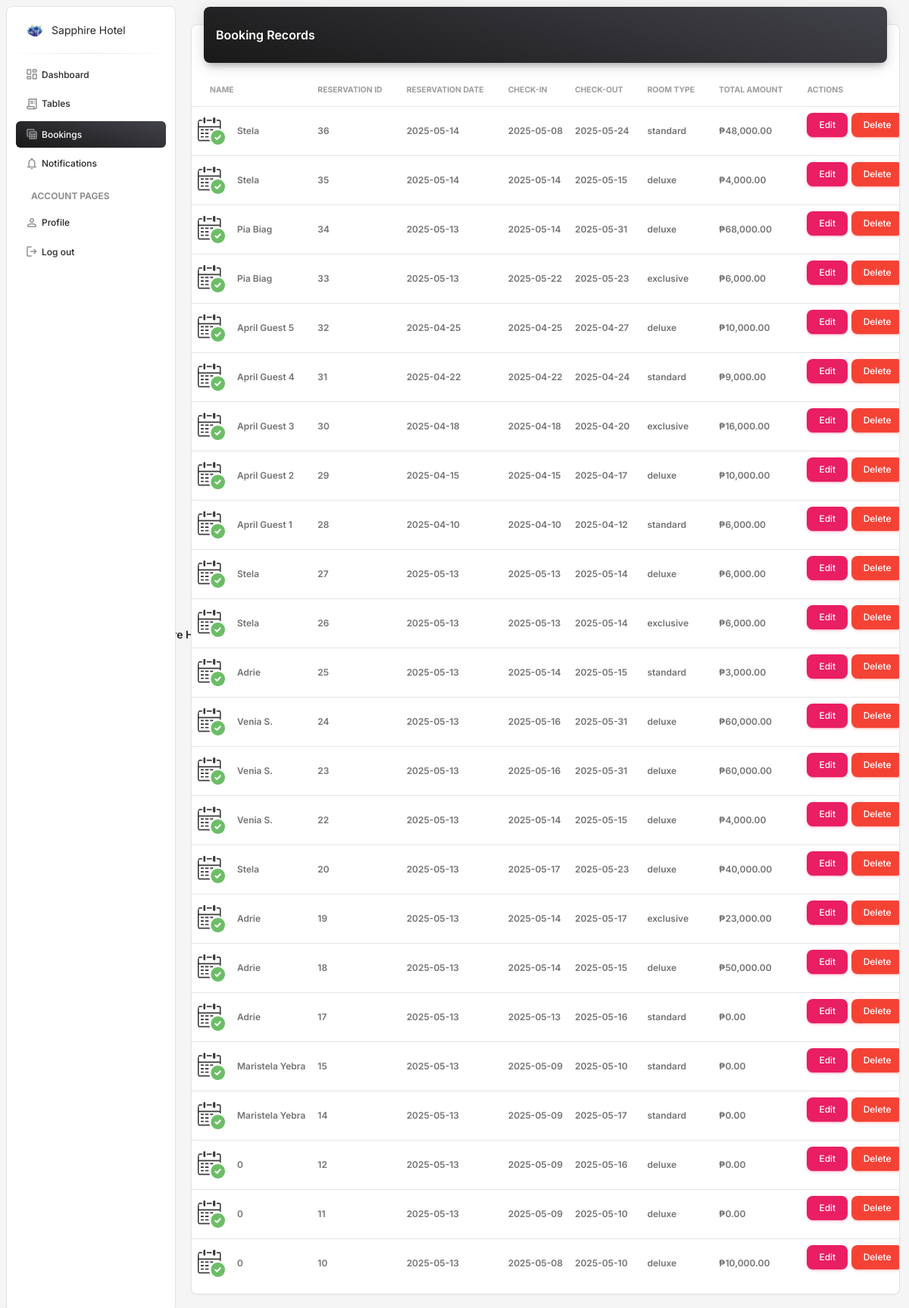
The page /frontend/material-dashboard-master/pages/bookings.php (signed in) on the database its author committed.
### tables this page shows
CREATE TABLE `booking` (
  `full_name` varchar(100) NOT NULL,
  `booking_id` int(11) NOT NULL,
  `user_id` int(11) DEFAULT NULL,
  `check_in` date DEFAULT NULL,
  `check_out` date DEFAULT NULL,
  `status` varchar(20) DEFAULT NULL,
  `guest_num` int(5) NOT NULL,
  `room_type` varchar(50) NOT NULL,
  `room_rate` decimal(10,0) NOT NULL,
  `total_price` decimal(10,0) NOT NULL,
  `reservation_date` date NOT NULL DEFAULT curdate()
);

### frontend/material-dashboard-master/pages/bookings.php (the view, shortened to what this page needs)
<?php
$host = "localhost";
$user = "root";
$password = "";
$dbname = "sapphire_hotel";
$conn = new mysqli($host, $user, $password, $dbname);
$sql = "SELECT full_name, booking_id, reservation_date, check_in, check_out, room_type, total_price
        FROM booking
        ORDER BY booking_id DESC";
$result = $conn->query($sql);
?>
<!DOCTYPE html>
<html lang="en">
<head>
  <link href="../assets/css/nucleo-icons.css" rel="stylesheet" />
  <link href="../assets/css/nucleo-svg.css" rel="stylesheet" />
  <link href="../assets/css/material-dashboard.css?v=3.2.0" rel="stylesheet" id="pagestyle" />
</head>
<body class="g-sidenav-show bg-gray-100">
  <aside class="sidenav navbar navbar-vertical navbar-expand-xs border-radius-lg fixed-start ms-2 bg-white my-2" id="sidenav-main">
    <div class="sidenav-header">
      <a class="navbar-brand px-4 py-3 m-0" href="#">
        <img src="../assets/img/logos/sh icon.png" class="navbar-brand-img" width="26" height="26" alt="main_logo" />
        <span class="ms-1 text-sm text-dark">Sapphire Hotel</span>
      </a>
    </div>
    <hr class="horizontal dark mt-0 mb-2" />
    <div class="collapse navbar-collapse w-auto" id="sidenav-collapse-main">
      <ul class="navbar-nav">
        <li class="nav-item">
          <a class="nav-link text-dark" href="../pages/dashboard.php">
            <i class="material-symbols-rounded opacity-5">dashboard</i>
            <span class="nav-link-text ms-1">Dashboard</span>
          </a>
        </li>
        <li class="nav-item">
          <a class="nav-link text-dark" href="../pages/tables.php">
            <i class="material-symbols-rounded opacity-5">receipt_long</i>
            <span class="nav-link-text ms-1">Tables</span>
          </a>
        </li>
        <li class="nav-item">
          <a class="nav-link active bg-gradient-dark text-white" href="../pages/bookings.php">
            <i class="material-symbols-rounded opacity-5">table_view</i>
            <span class="nav-link-text ms-1">Bookings</span>
          </a>
        </li>
        <li class="nav-item">
          <a class="nav-link text-dark" href="../pages/notifications.php">
            <i class="material-symbols-rounded opacity-5">notifications</i>
            <span class="nav-link-text ms-1">Notifications</span>
          </a>
        </li>
        <li class="nav-item mt-3">
          <h6 class="ps-4 ms-2 text-uppercase text-xs text-dark font-weight-bolder opacity-5">Account pages</h6>
        </li>
        <li class="nav-item">
          <a class="nav-link text-dark" href="../pages/profile.php">
            <i class="material-symbols-rounded opacity-5">person</i>
            <span class="nav-link-text ms-1">Profile</span>
          </a>
        </li>
        <li class="nav-item">
          <a class="nav-link text-dark" href="logout.php">
            <i class="material-symbols-rounded opacity-5">logout</i>
            <span class="nav-link-text ms-1">Log out</span>
          </a>
          </li>
      </ul>
    </div>
  </aside>
  <main class="main-content position-relative max-height-vh-100 h-100 border-radius-lg">
    <div class="container-fluid py-2">
      <div class="row">
        <div class="col-12">
          <div class="card my-4">
            <div class="card-header p-0 position-relative mt-n4 mx-3 z-index-2">
              <div class="bg-gradient-dark shadow-dark border-radius-lg pt-4 pb-3">
                <h6 class="text-white text-capitalize ps-3">Booking Records</h6>
              </div>
            </div>
            <div class="card-body px-0 pb-2">
              <div class="table-responsive p-0">
                <table class="table align-items-center mb-0">
                  <thead>
                    <tr>
                      <th class="text-uppercase text-secondary text-xxs font-weight-bolder opacity-7">Name</th>
                      <th class="text-uppercase text-secondary text-xxs font-weight-bolder opacity-7 ps-2">Reservation ID</th>
                      <th class="text-uppercase text-secondary text-xxs font-weight-bolder opacity-7 ps-2">Reservation Date</th>
                      <th class="text-uppercase text-secondary text-xxs font-weight-bolder opacity-7 ps-2">Check-In</th>
                      <th class="text-uppercase text-secondary text-xxs font-weight-bolder opacity-7 ps-2">Check-Out</th>
                      <th class="text-uppercase text-secondary text-xxs font-weight-bolder opacity-7 ps-2">Room Type</th>
                      <th class="text-uppercase text-secondary text-xxs font-weight-bolder opacity-7 ps-2">Total Amount</th>
                      <th class="text-uppercase text-secondary text-xxs font-weight-bolder opacity-7 ps-2">Actions</th>
                    </tr>
                  </thead>
                  <tbody>
                    <?php if ($result->num_rows > 0): ?>
                      <?php while ($row = $result->fetch_assoc()): ?>
                        <tr>
                          <td>
                            <div class="d-flex align-items-center">
                              <img src="../assets/img/booked.png" class="avatar avatar-sm me-3 border-radius-lg" alt="user" />
                              <p class="text-xs font-weight-bold mb-0"><?= htmlspecialchars($row['full_name']) ?></p>
                            </div>
                          </td>
                          <td><p class="text-xs font-weight-bold mb-0"><?= $row['booking_id'] ?></p></td>
                          <td><p class="text-xs font-weight-bold mb-0"><?= $row['reservation_date'] ?></p></td>
                          <td><p class="text-xs font-weight-bold mb-0"><?= $row['check_in'] ?></p></td>
                          <td><p class="text-xs font-weight-bold mb-0"><?= $row['check_out'] ?></p></td>
                          <td><p class="text-xs font-weight-bold mb-0"><?= htmlspecialchars($row['room_type']) ?></p></td>
                          <td><p class="text-xs font-weight-bold mb-0">₱<?= number_format($row['total_price'], 2) ?></p></td>
                          <td>
                            <a href="edit_booking.php?id=<?= $row['booking_id'] ?>" class="btn btn-sm btn-primary">Edit</a>
                            <a href="delete_booking.php?id=<?= $row['booking_id'] ?>" class="btn btn-sm btn-danger">Delete</a>
                          </td>
                        </tr>
                      <?php endwhile; ?>
                    <?php else: ?>
                      <tr>
                        <td colspan="8" class="text-center text-secondary">No bookings found.</td>
                      </tr>
                    <?php endif; ?>
                  </tbody>
                </table>
              </div>
            </div>
          </div>
        </div>
      </div>
    </div>
  </main>
  <footer class="footer py-4">
    <div class="container-fluid">
      <div class="row align-items-center justify-content-lg-between">
        <div class="col-lg-6 mb-lg-0 mb-4">
          <div class="text-center text-sm text-muted text-lg-start">
            © <script>document.write(new Date().getFullYear());</script>, made with <i class="fa fa-heart"></i> by <a href="#" class="font-weight-bold">Sapphire Hotel</a>
          </div>
        </div>
        <div class="col-lg-6">
          <ul class="nav nav-footer justify-content-center justify-content-lg-end">
            <li class="nav-item"><a href="#" class="nav-link text-muted">About Us</a></li>
            <li class="nav-item"><a href="#" class="nav-link text-muted">Blog</a></li>
            <li class="nav-item"><a href="#" class="nav-link text-muted">License</a></li>
          </ul>
        </div>
      </div>
    </div>
  </footer>
</body>
</html>

### rows shown on the page
booking: full_name "Stela", booking_id "36", reservation_date "2025-05-14", check_in "2025-05-08", check_out "2025-05-24", room_type "standard", total_price "48,000.00"
booking: full_name "Stela", booking_id "35", reservation_date "2025-05-14", check_in "2025-05-14", check_out "2025-05-15", room_type "deluxe", total_price "4,000.00"
booking: full_name "Pia Biag", booking_id "34", reservation_date "2025-05-13", check_in "2025-05-14", check_out "2025-05-31", room_type "deluxe", total_price "68,000.00"
booking: full_name "Pia Biag", booking_id "33", reservation_date "2025-05-13", check_in "2025-05-22", check_out "2025-05-23", room_type "exclusive", total_price "6,000.00"
booking: full_name "April Guest 5", booking_id "32", reservation_date "2025-04-25", check_in "2025-04-25", check_out "2025-04-27", room_type "deluxe", total_price "10,000.00"
booking: full_name "April Guest 4", booking_id "31", reservation_date "2025-04-22", check_in "2025-04-22", check_out "2025-04-24", room_type "standard", total_price "9,000.00"
booking: full_name "April Guest 3", booking_id "30", reservation_date "2025-04-18", check_in "2025-04-18", check_out "2025-04-20", room_type "exclusive", total_price "16,000.00"
booking: full_name "April Guest 2", booking_id "29", reservation_date "2025-04-15", check_in "2025-04-15", check_out "2025-04-17", room_type "deluxe", total_price "10,000.00"
booking: full_name "April Guest 1", booking_id "28", reservation_date "2025-04-10", check_in "2025-04-10", check_out "2025-04-12", room_type "standard", total_price "6,000.00"
booking: full_name "Stela", booking_id "27", reservation_date "2025-05-13", check_in "2025-05-13", check_out "2025-05-14", room_type "deluxe", total_price "6,000.00"
booking: full_name "Stela", booking_id "26", reservation_date "2025-05-13", check_in "2025-05-13", check_out "2025-05-14", room_type "exclusive", total_price "6,000.00"
booking: full_name "Adrie", booking_id "25", reservation_date "2025-05-13", check_in "2025-05-14", check_out "2025-05-15", room_type "standard", total_price "3,000.00"
booking: full_name "Venia S.", booking_id "24", reservation_date "2025-05-13", check_in "2025-05-16", check_out "2025-05-31", room_type "deluxe", total_price "60,000.00"
booking: full_name "Venia S.", booking_id "23", reservation_date "2025-05-13", check_in "2025-05-16", check_out "2025-05-31", room_type "deluxe", total_price "60,000.00"
booking: full_name "Venia S.", booking_id "22", reservation_date "2025-05-13", check_in "2025-05-14", check_out "2025-05-15", room_type "deluxe", total_price "4,000.00"
booking: full_name "Stela", booking_id "20", reservation_date "2025-05-13", check_in "2025-05-17", check_out "2025-05-23", room_type "deluxe", total_price "40,000.00"
booking: full_name "Adrie", booking_id "19", reservation_date "2025-05-13", check_in "2025-05-14", check_out "2025-05-17", room_type "exclusive", total_price "23,000.00"
booking: full_name "Adrie", booking_id "18", reservation_date "2025-05-13", check_in "2025-05-14", check_out "2025-05-15", room_type "deluxe", total_price "50,000.00"
booking: full_name "Adrie", booking_id "17", reservation_date "2025-05-13", check_in "2025-05-13", check_out "2025-05-16", room_type "standard", total_price "0.00"
booking: full_name "Maristela Yebra", booking_id "15", reservation_date "2025-05-13", check_in "2025-05-09", check_out "2025-05-10", room_type "standard", total_price "0.00"
booking: full_name "Maristela Yebra", booking_id "14", reservation_date "2025-05-13", check_in "2025-05-09", check_out "2025-05-17", room_type "standard", total_price "0.00"
booking: full_name "0", booking_id "12", reservation_date "2025-05-13", check_in "2025-05-09", check_out "2025-05-16", room_type "deluxe", total_price "0.00"
booking: full_name "0", booking_id "11", reservation_date "2025-05-13", check_in "2025-05-09", check_out "2025-05-10", room_type "deluxe", total_price "0.00"
booking: full_name "0", booking_id "10", reservation_date "2025-05-13", check_in "2025-05-08", check_out "2025-05-10", room_type "deluxe", total_price "10,000.00"
